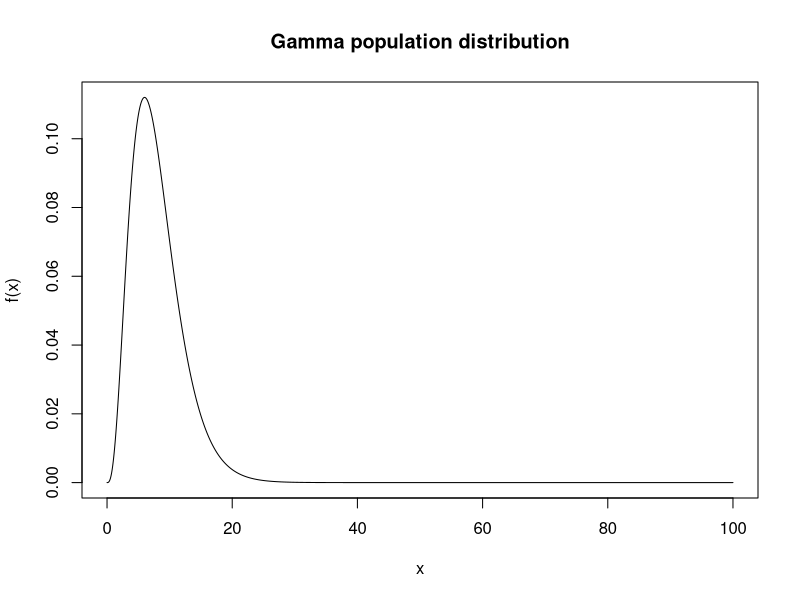
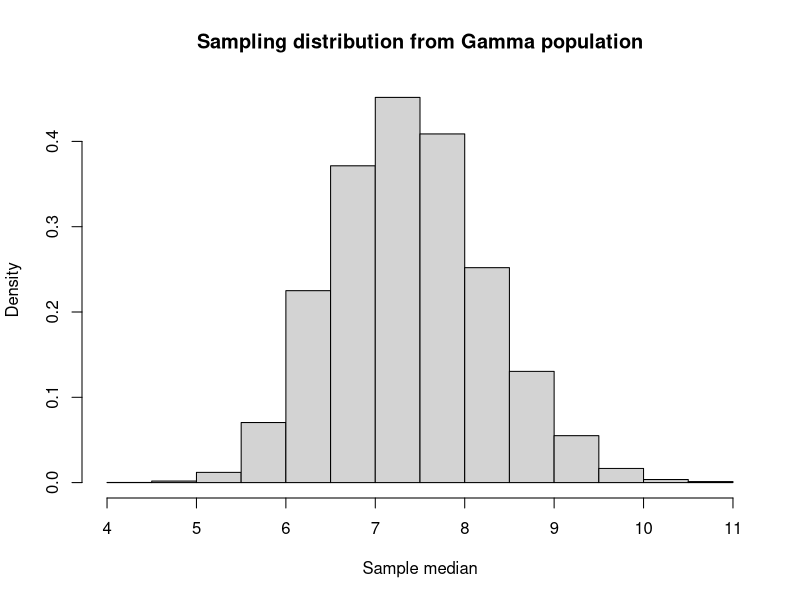
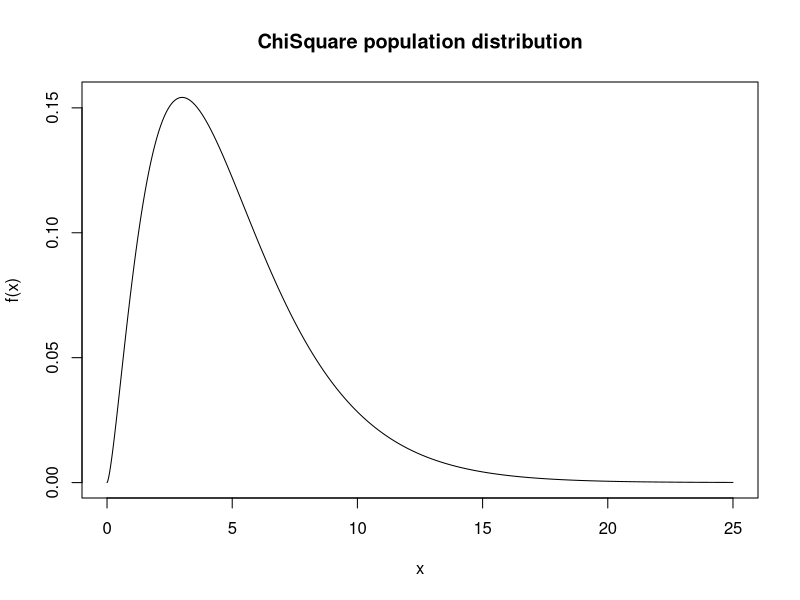
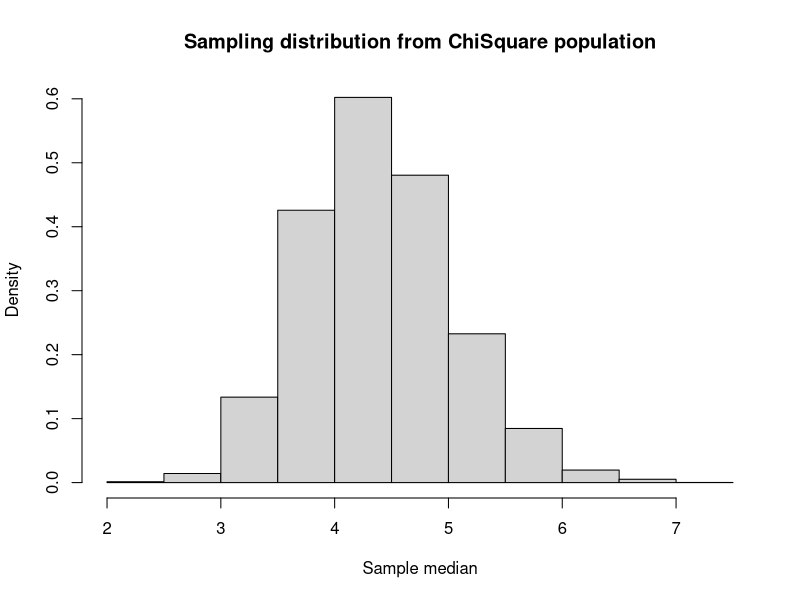

The R source for these figures, in order:
## ---- chunk 1
x <- seq(from = 0, to = 100, by = 0.01)
plot(x = x, y = dgamma(x, shape = 4, rate = 1/2), type = "l", xlab = "x", ylab = "f(x)", main = "Gamma population distribution")

## ---- chunk 2
# initialize our holding vector again
x_median <- c()
for (i in 1:10000) {
  
  # i is the index, the for loop runs for each value of the index
  
  # generate data
  data_sample <- rgamma(n = 30, shape = 4, rate = 1/2)
  
  # record sample median
  x_median[i] <- median(data_sample)
  
  # once both of these are done, the for loop goes to the next index value and performs the loop again
}

## ---- chunk 3
# plot sample median
hist(x = x_median, freq = FALSE, xlab = "Sample median", main = "Sampling distribution from Gamma population")

## ---- chunk 4
s = sd(x_median)
m = mean(x_median) 
## ---- chunk 5
# P(X < 1.5)
mean(x_median < m+2*s)-mean(x_median < m-2*s)

## ---- chunk 6
x <- seq(from = 0, to = 25, by = 0.01)
plot(x = x, y = dchisq(x, df=5, ncp=0, log=FALSE), type = "l", xlab = "x", ylab = "f(x)", main = "ChiSquare population distribution")

## ---- chunk 7
# initialize our holding vector again
x_median <- c()
for (i in 1:10000) {
  
  # i is the index, the for loop runs for each value of the index
  
  # generate data
  data_sample <- rchisq(n=30, df=5, ncp=0)
  
  # record sample median
  x_median[i] <- median(data_sample)
  
  # once both of these are done, the for loop goes to the next index value and performs the loop again
}


## ---- chunk 8
# plot sample median
hist(x = x_median, freq = FALSE, xlab = "Sample median", main = "Sampling distribution from ChiSquare population")


## ---- chunk 9
s = sd(x_median)
m = mean(x_median) 


## ---- chunk 10
# P(X < 1.5)
mean(x_median < m+2*s)-mean(x_median < m-2*s)


